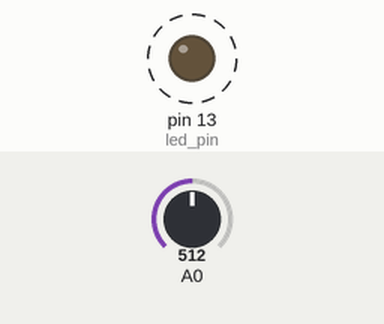
Simulated run of this sketch. Board: Arduino Uno, built with avr-gcc and run on an emulated ATmega328P. Shown: output pins drawn as LEDs (lit = HIGH). Dashed ring = blinking. The test bench sets the inputs (shaded band); at power-on: A0 = 512. No radio packets arrive unless stated.

Above: at 0.5 s.
Timing chart, 0 to 3.0 s (numbered marks = the images above):
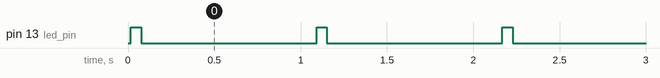

The sketch:

TransmittingSideMar3.ino
```cpp
#include <VirtualWire.h>
#include <PWM.h>

const int led_pin = 13;
const int transmit_pin = 12;
const int receive_pin = 2;
const int transmit_en_pin = 3;

void setup(){
    // Set up RF communications
    vw_set_tx_pin(transmit_pin); // Initialise the IO and ISR
    vw_set_rx_pin(receive_pin);
    vw_set_ptt_pin(transmit_en_pin);
    vw_set_ptt_inverted(true); // Required for DR3100
    vw_setup(2000);       // Bits per sec
    pinMode(led_pin, OUTPUT);
}

void loop(){
  RFtransmitData();
}

void RFtransmitData(){
  double battVoltage = getBattVoltage();
  String str;
  double fullDischarge = 8.1;
  double fullCharge = 9.6; //Volts
  if(battVoltage >= fullDischarge){
    str =  String(int(battVoltage*1000));
    str += " mV / ";
    double perCharge = ((battVoltage-fullDischarge)/(fullCharge-fullDischarge))*100;
    int perChargeInt = (int)perCharge;
    str += String(perChargeInt);
    str += "%";
  }
 if(battVoltage > fullCharge){
    str = "Fully Charged";
  }
 if(battVoltage < fullDischarge){
    str = "Depleted";
  }
  char msg[100];
  str.toCharArray(msg, str.length()+1);
  digitalWrite(led_pin, HIGH); // Flash a light to show transmitting
  vw_send((uint8_t *)msg, str.length()+1);
  vw_wait_tx(); // Wait until the whole message is gone
  digitalWrite(led_pin, LOW);
  delay(1000);
}

double getBattVoltage(){
  double totalVoltage =0;
  double avgVoltage;
  for(int i = 0; i<100; i++){
    double x = (double)analogRead(0);
    double voltage = (5*x)/1023;
    totalVoltage += voltage;
  }
  avgVoltage = totalVoltage/100;
  double battVoltage = (2*avgVoltage)/5+8;
  return battVoltage;
}
```

Measured:
- by itself, pin 13 (led_pin): alternates HIGH for 0.06 s and LOW for 1.0 s
